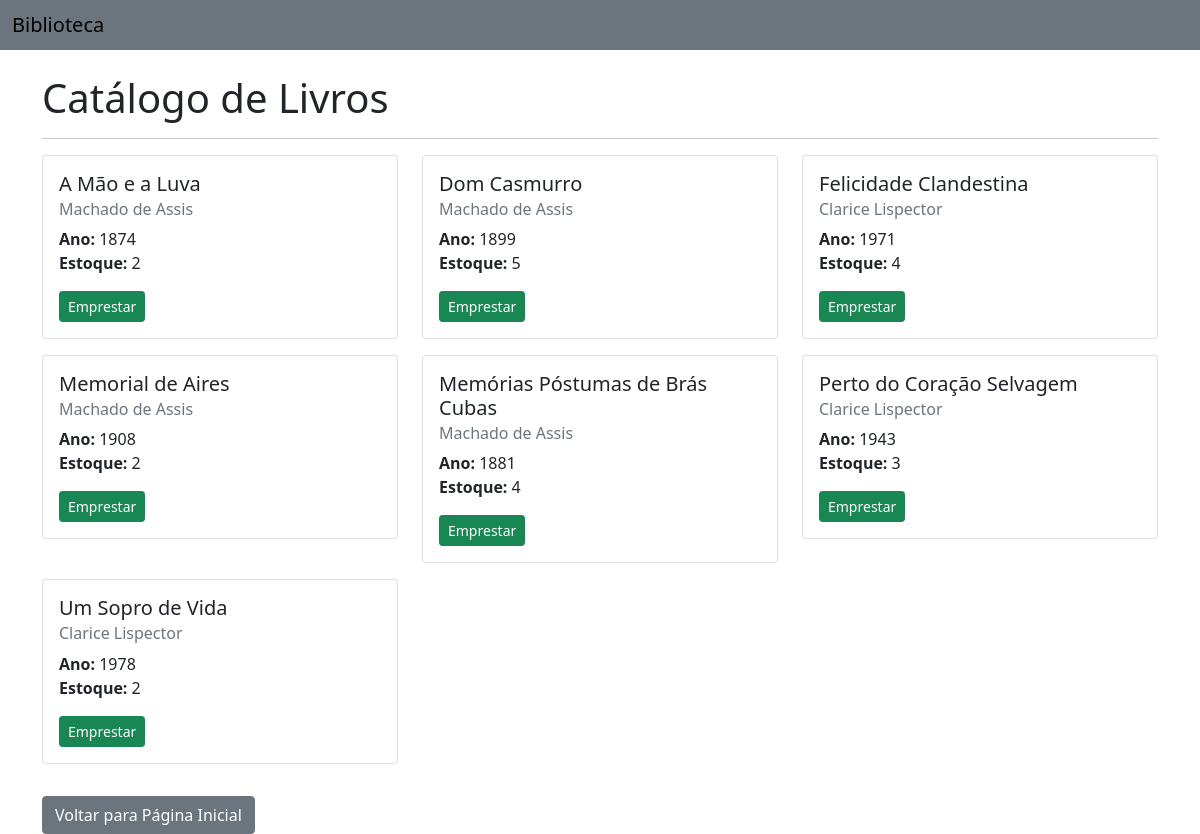
Page /livros/ (signed in) on the earlier database version.
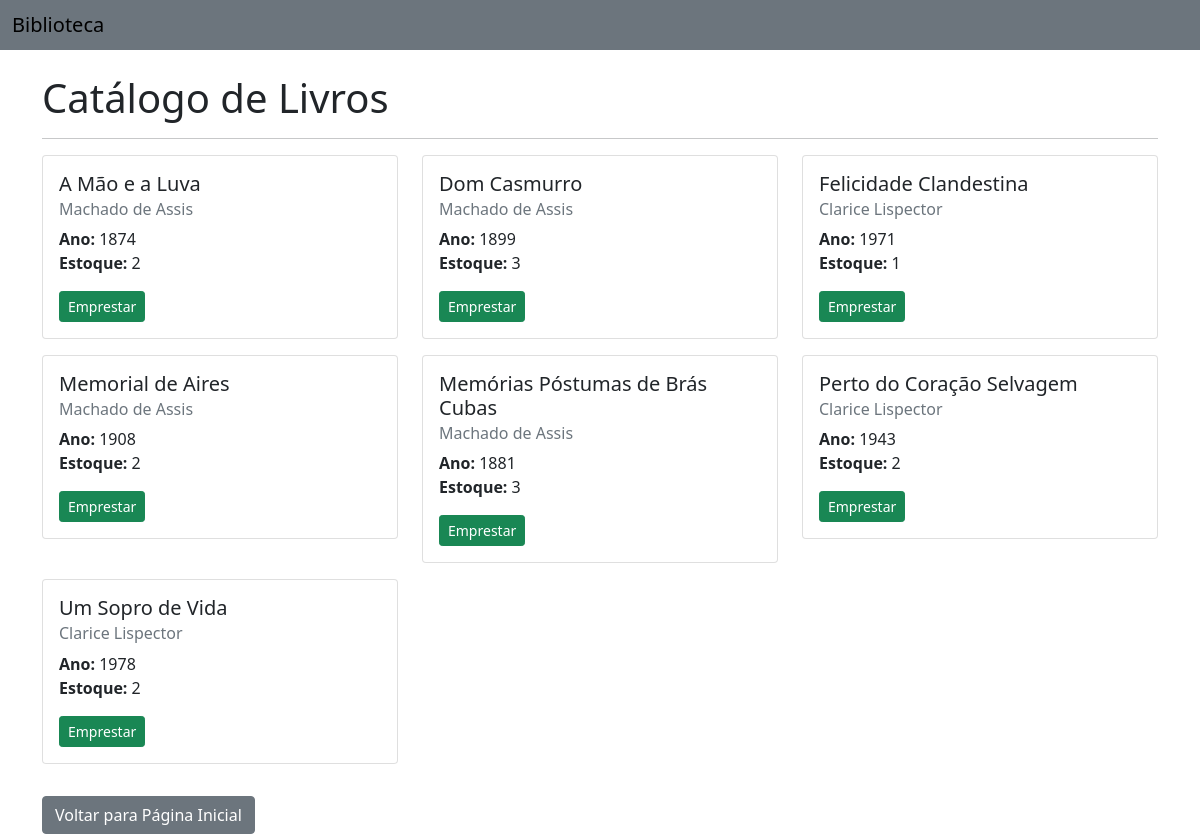
Same page on the later database version.
### app_biblioteca/models.py (models this page shows, shortened)
class Livro(models.Model):
    titulo = models.CharField(max_length=200)
    autor = models.ForeignKey(Autor, on_delete=models.CASCADE)
    ano_publicacao = models.PositiveIntegerField()
    estoque = models.IntegerField()

class Autor(models.Model):
    nome = models.CharField(max_length=200)
    data_nascimento = models.DateField()

### app_biblioteca/views.py (the view)
# urls.py: path('livros/', views.listar_livros, name='listar_livros'),
@login_required(login_url='login')
def listar_livros(request):
    livros = Livro.objects.all().order_by('titulo')
    contexto = {
        'livros': livros
    }
    return render(request, 'livros/livros.html', contexto)

### app_biblioteca/templates/livros/livros.html (shortened to what this page needs)
{% extends 'base.html' %}
{% block conteudo %}
<div class="container mt-4">
    <h1>Catálogo de Livros</h1>
    <hr>
    {% if livros %}
        <div class="row">
            {% for livro in livros %}
            <div class="col-md-4 mb-3">
                <div class="card">
                    <div class="card-body">
                        <h5 class="card-title">{{ livro.titulo }}</h5>
                        <h6 class="card-subtitle mb-2 text-muted">{{ livro.autor.nome }}</h6>
                        <p class="card-text">
                            <strong>Ano:</strong> {{ livro.ano_publicacao }}<br>
                            <strong>Estoque:</strong> {{ livro.estoque }}
                        </p>
                        {% if livro.estoque > 0 %}
                            <form method="POST" action="{% url 'registrar_emprestimo' livro.id %}">
                                <button type="submit" class="btn btn-success btn-sm">
                                    Emprestar
                                </button>
                            </form>
                        {% else %}
                            <p class="card-text text-danger"><strong>Indisponível</strong></p>
                        {% endif %}
                        </div>
                </div>
            </div>
            {% endfor %}
        </div>
    {% else %}
        <p>Ainda não há livros cadastrados no acervo.</p>
    {% endif %}
    <a href="{% url 'home' %}" class="btn btn-secondary mt-3">Voltar para Página Inicial</a>
</div>
{% endblock %}

Differences in the rows shown:
changed Livro "Dom Casmurro": estoque "5" → "3"
changed Livro "Felicidade Clandestina": estoque "4" → "1"
changed Livro "Memórias Póstumas de Brás Cubas": estoque "4" → "3"
changed Livro "Perto do Coração Selvagem": estoque "3" → "2"
